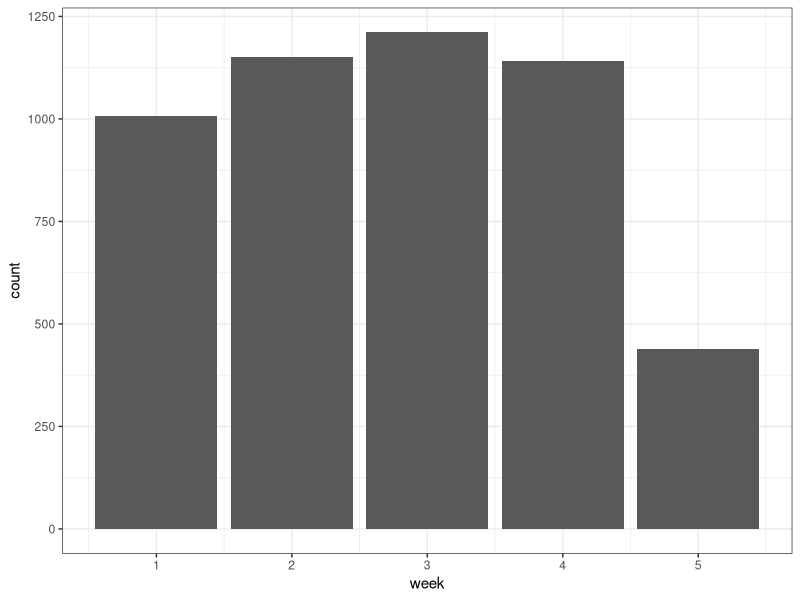
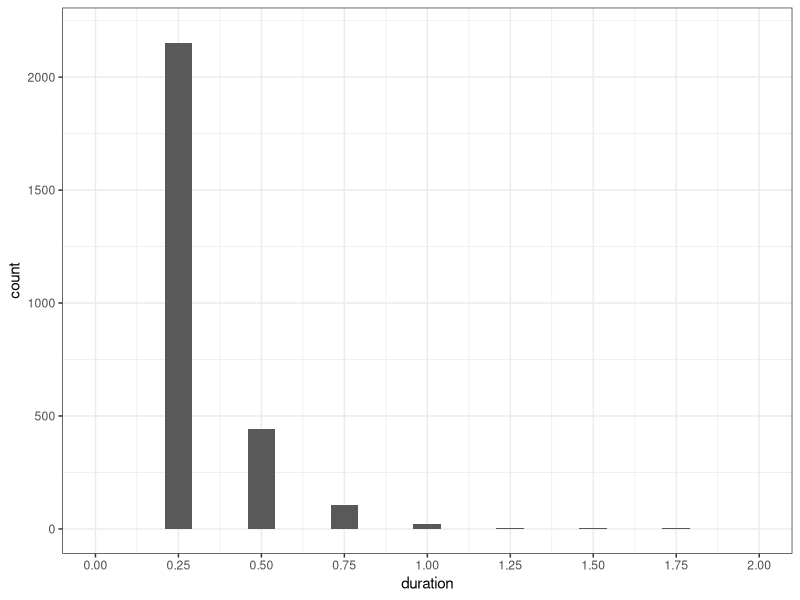
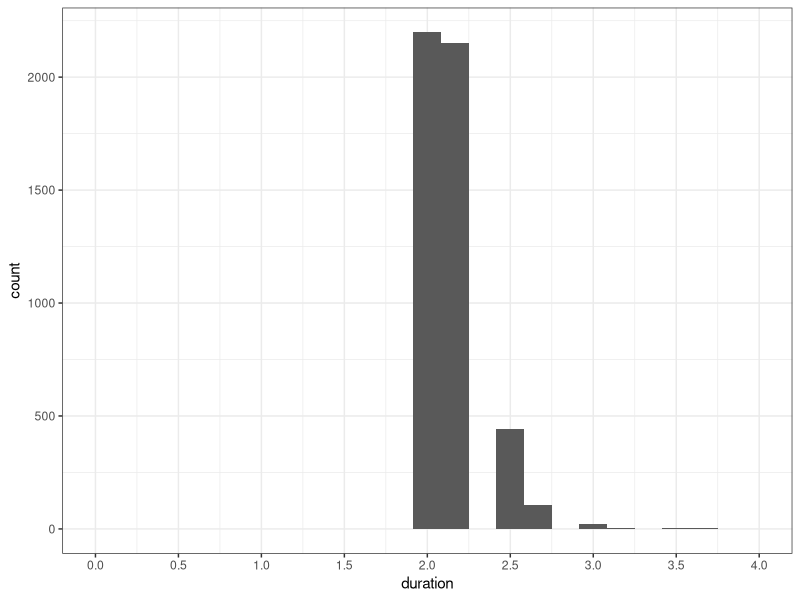
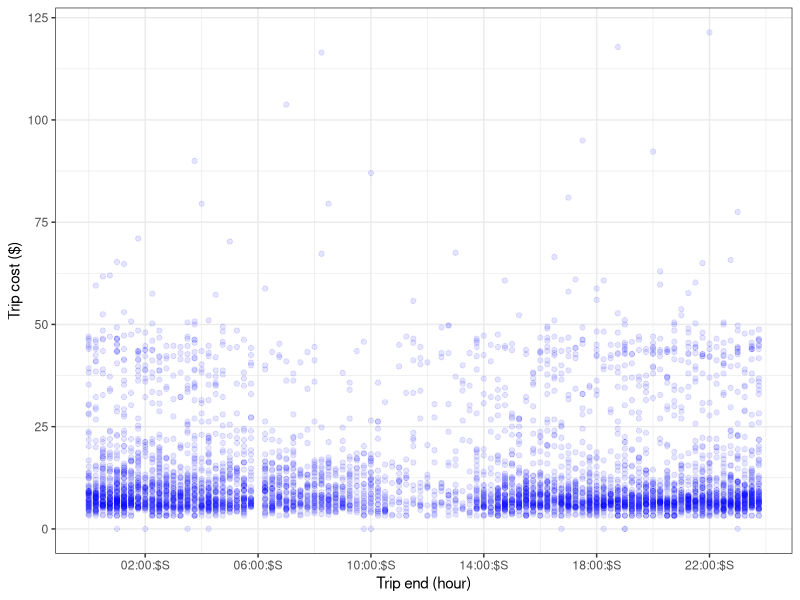

Write the R code that produced these figures, in order.
## ---- chunk 1

library(tidyverse)
library(lubridate)
library(hms)
library(scales)
library(knitr)

theme_set(theme_bw())

taxi <- read_csv("taxi.csv")

taxi$trip_start <- ymd_hms(taxi$trip_start,tz="America/Chicago")
taxi$trip_end <- ymd_hms(taxi$trip_end,tz="America/Chicago")

## ---- chunk 2

 taxi %>%  mutate(week = week(trip_start)) %>% 
  ggplot(aes(week)) +
  geom_bar()



## ---- chunk 3
my_interval<-interval(dmy("2.1.2016"),dmy("8.1.2016"),tz="America/Chicago")

length(which(taxi$trip_start %within% my_interval))

## ---- chunk 4
within_taxi_trips<- taxi %>% filter(trip_start %within% my_interval)
## ---- chunk 5
taxi %>% 
  mutate(duration = difftime(trip_end, trip_start,units = "hour")) %>% 
  ggplot(aes(duration)) +
  geom_histogram(bins = 25)+
  scale_x_continuous(breaks = seq(0,2,0.25),limits = c(0,2))

## ---- chunk 6
two_hour <- as.period(2, unit = "hours")

taxi %>% 
  mutate(trip_end = trip_end + two_hour) %>% 
  mutate(duration = difftime(trip_end, trip_start,units = "hour")) %>% 
  ggplot(aes(duration)) +
  geom_histogram(bins = 25)+
  scale_x_continuous(breaks = seq(0,4,0.5),limits = c(0,4))

## ---- chunk 7

 taxi <- taxi %>%
  mutate(time = as.hms(trip_end)) %>% 
  mutate(fake_date = ymd_hms(paste("2000-01-01", time))) 

   ggplot(taxi, aes(fake_date, fare)) +
    geom_point(color = "blue", alpha = 0.1) + 
    xlab("Trip end (hour)") + 
    ylab("Trip cost ($)")+
    scale_x_datetime(date_breaks = "4 hours", 
                   labels = date_format("%H:%M:$S"))

